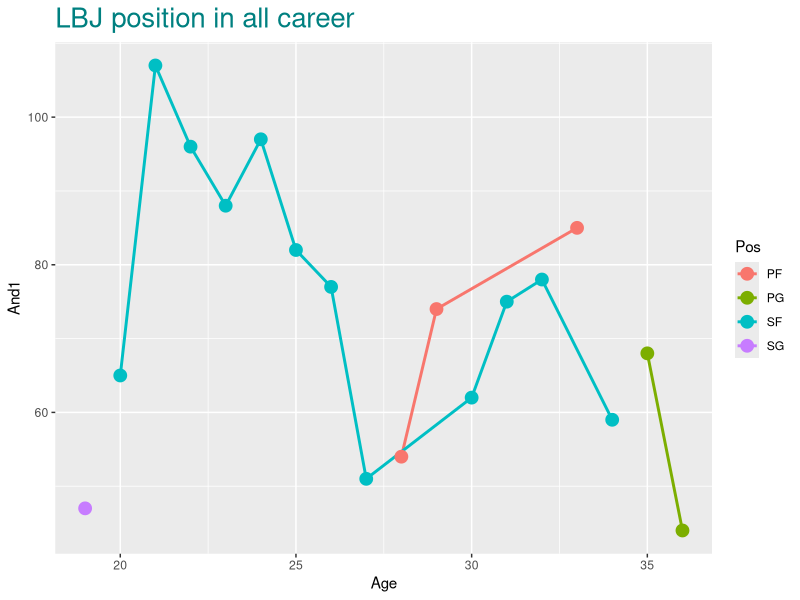

R code for this plot:
setwd('C:/workspace/R')
LBJ <- read.csv('data/LBJ.csv')
library(dplyr)
library(ggplot2)

AND1 <- LBJ %>% filter(Age >= 19) %>% group_by(Age) %>% select(Pos, MP, And1, Age)


ggplot(AND1, aes(x=Age, y=And1, col=Pos)) + geom_line(size = 1) + geom_point(size = 4) +
    ggtitle('LBJ position in all career') +
    theme(plot.title=element_text(size=20, color="#008080"))

